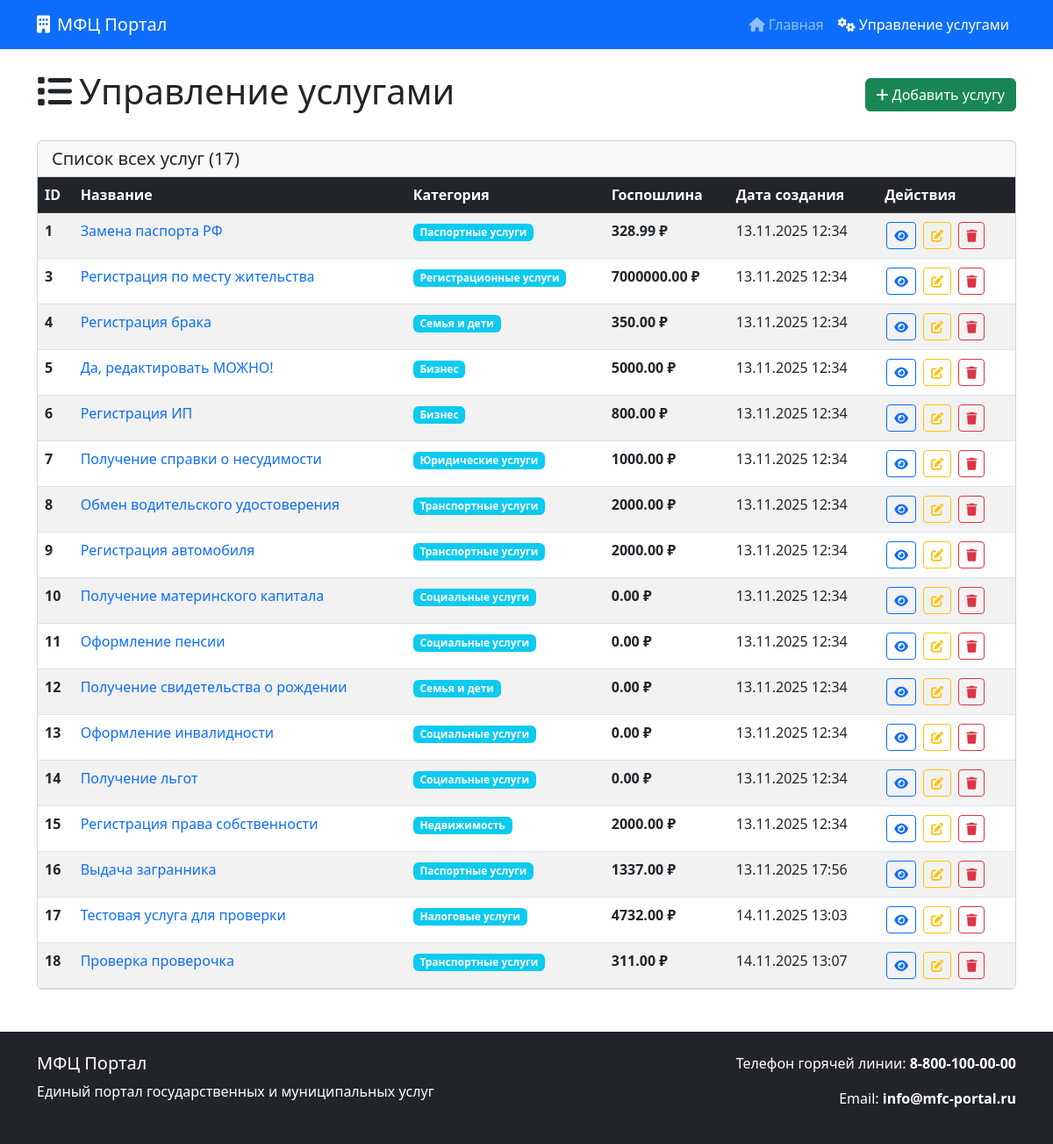
/services/, run on an earlier commit of the app's database.
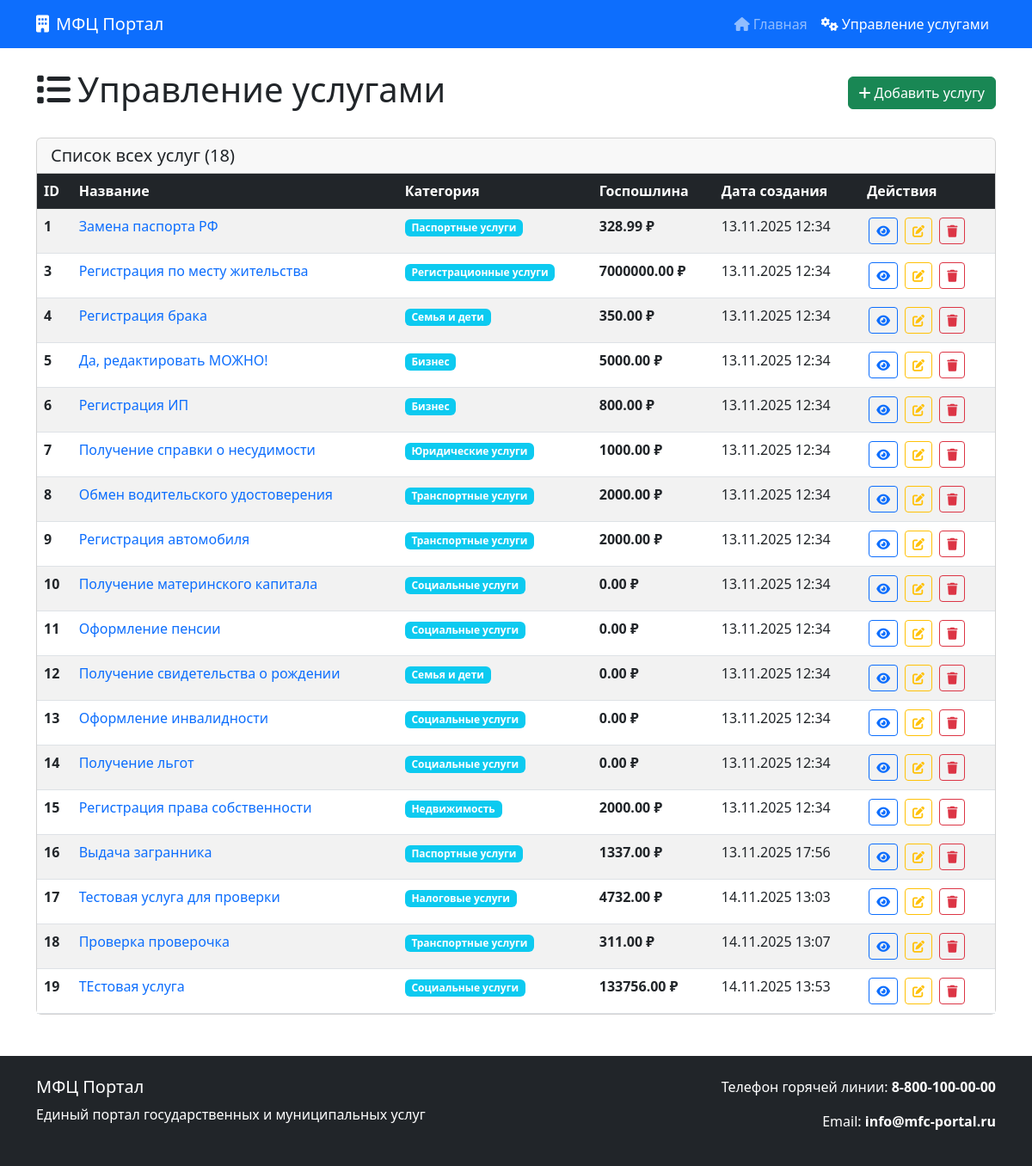
And on a later commit of the database.
### mfc_app/models.py (models this page shows, shortened)
class Service(models.Model):
    service_id = models.AutoField(primary_key=True)
    category = models.ForeignKey(Category, on_delete=models.SET_NULL, null=True, verbose_name=_('Категория'))
    name = models.CharField(max_length=100, verbose_name=_('Название услуги'))
    description = models.TextField(blank=True, null=True, verbose_name=_('Описание'))
    state_duty = models.DecimalField(max_digits=10, decimal_places=2, default=0.00, verbose_name=_('Госпошлина'))
    created_at = models.DateTimeField(auto_now_add=True, verbose_name=_('Дата создания'))
    class Meta:
        verbose_name = _('Услуга')
        verbose_name_plural = _('Услуги')

class Category(models.Model):
    category_id = models.AutoField(primary_key=True)
    name = models.CharField(max_length=100, verbose_name=_('Название категории'))
    class Meta:
        verbose_name = _('Категория услуг')
        verbose_name_plural = _('Категории услуг')

### mfc_app/views.py (the view)
# urls.py: path('services/', views.service_list, name='service_list'),
def service_list(request):
    services = Service.objects.all().select_related('category').order_by('service_id')
    return render(request, 'service_list.html', {'services': services})

### mfc_app/templates/service_list.html (shortened to what the changed rows need)
<!DOCTYPE html>
<html lang="ru">
<head>
    <link href="https://cdn.jsdelivr.net/npm/bootstrap@5.3.0/dist/css/bootstrap.min.css" rel="stylesheet">
    <link href="https://cdnjs.cloudflare.com/ajax/libs/font-awesome/6.0.0/css/all.min.css" rel="stylesheet">
</head>
<body>
    <div class="container mt-4">
        <div class="d-flex justify-content-between align-items-center mb-4">
            <h1><i class="fas fa-list me-2"></i>Управление услугами</h1>
        </div>
        <div class="card">
            <div class="card-header">
                <h5 class="mb-0">Список всех услуг ({{ services|length }})</h5>
            </div>
            <div class="card-body p-0">
                <div class="table-responsive">
                    <table class="table table-hover table-striped mb-0">
                        <thead class="table-dark">
                            <tr>
                                <th>ID</th>
                                <th>Название</th>
                                <th>Категория</th>
                                <th>Госпошлина</th>
                                <th>Дата создания</th>
                                <th>Действия</th>
                            </tr>
                        </thead>
                        <tbody>
                            {% for service in services %}
                            <tr>
                                <td><strong>{{ service.service_id }}</strong></td>
                                <td>
                                    <a href="/service/{{ service.service_id }}/" class="text-decoration-none">
                                        {{ service.name }}
                                    </a>
                                </td>
                                <td>
                                    {% if service.category %}
                                        <span class="badge bg-info">{{ service.category.name }}</span>
                                    {% else %}
                                        <span class="badge bg-secondary">Без категории</span>
                                    {% endif %}
                                </td>
                                <td>
                                    <span class="fw-bold">{{ service.state_duty }} ₽</span>
                                </td>
                                <td>{{ service.created_at|date:"d.m.Y H:i" }}</td>
                                <td class="action-buttons">
                                    <a href="{% url 'service_detail' service.service_id %}" class="btn btn-sm btn-outline-primary">
                                        <i class="fas fa-eye"></i>
                                    </a>
                                    <a href="/service/{{ service.service_id }}/edit/" class="btn btn-sm btn-outline-warning">
                                        <i class="fas fa-edit"></i>
                                    </a>
                                    <button type="button" class="btn btn-sm btn-outline-danger"
                                            data-bs-toggle="modal"
                                            data-bs-target="#deleteModal{{ service.service_id }}">
                                        <i class="fas fa-trash"></i>
                                    </button>
                                </td>
                            </tr>
                            {% endfor %}
                        </tbody>
                    </table>
                </div>
            </div>
        </div>
    </div>
</body>
</html>

What changed in the data, as far as the page shows it:
added Service: service_id "19", name "ТЕстовая услуга", category.name "Социальные услуги", state_duty "133756.00", created_at "14.11.2025 13:53"
Also different on the page:
{{ services|length }}: "17" → "18"
